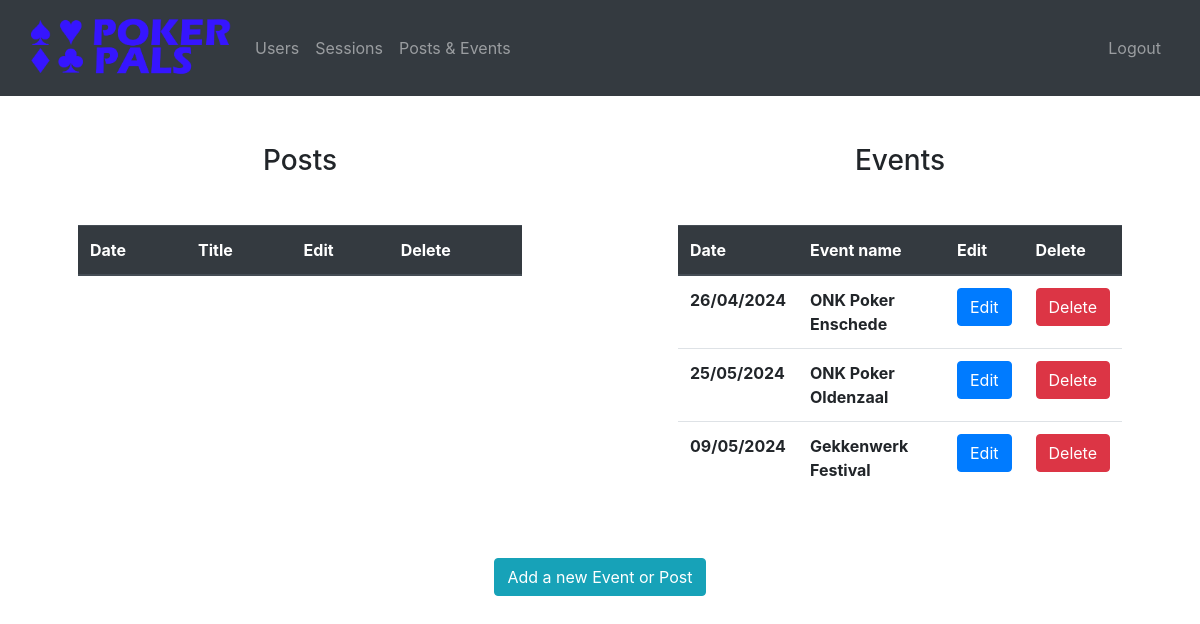
Page /admin/post-events (signed in) on the earlier database version.
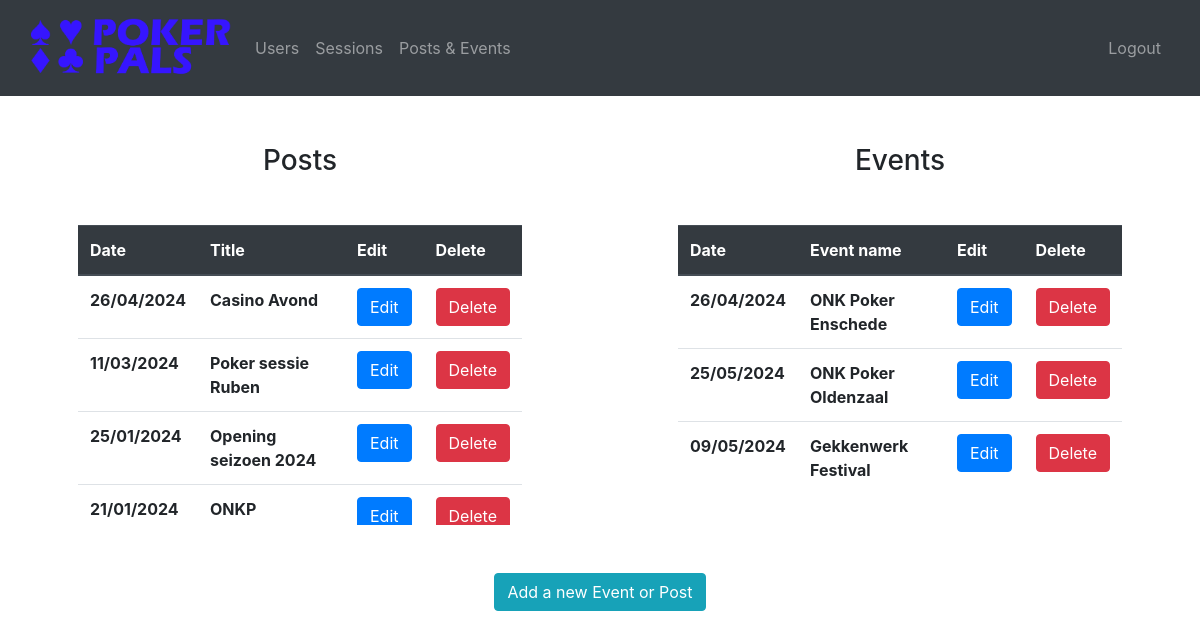
Same page on the later database version.
### website/database/models.py (models this page shows)
class Events(db.Model, UserMixin):
    id = db.Column(db.Integer, primary_key=True)
    name = db.Column(db.String(150), unique=True)
    date = db.Column(db.String(150))

class Post(db.Model):
    id = db.Column(db.Integer, primary_key=True)
    title = db.Column(db.String(300))
    text = db.Column(db.String(10000))
    imgURL = db.Column(db.String(10000))
    date = db.Column(db.String(100))

### website/admin.py (the view)
@admin.route('/post-events', methods=['GET'])
@login_required
def adminPostEvents():
    if current_user.name != "Admin":
        return redirect(url_for('auth.login'))
    return render_template("admin/adminPostEventsOverview.html", user = current_user, post_list = postQueries.getPosts(), event_list = eventQueries.getEventsAdmin())

### website/__init__.py (called while the page is built)
def create_app():
    app = Flask(__name__)
    app.config['SECRET_KEY'] = 'ksjdksajdk17HSSH2ssj88ss'
    app.config['SQLALCHEMY_DATABASE_URI'] = f'sqlite:///{DB_NAME}'
    db.init_app(app)
    from .views import views
    from .auth import auth
    from .admin import admin
    app.register_blueprint(views, url_prefix='/')
    app.register_blueprint(auth, url_prefix='/')
    app.register_blueprint(admin, url_prefix='/admin')
    from .database.models import User, Post
    create_database(app)
    login_manager = LoginManager()
    login_manager.login_view = 'auth.login'
    login_manager.init_app(app)
    @login_manager.user_loader
    def load_user(id):
        return User.query.get(int(id))
    return app

### website/database/eventQueries.py (called while the page is built)
def getEventsAdmin():
    all_events = Events.query.all()
    return all_events

### website/database/postQueries.py (called while the page is built)
def getPosts():
    all_posts = Post.query.order_by(Post.id.desc()).all()
    return all_posts

### website/templates/admin/adminPostEventsOverview.html (shortened to what this page needs)
{% extends "admin/baseAdmin.html"%} {% block title %} Post & Events {% endblock %}
{% block content%}
<div class="row">
    <div class="col m-5">
        <h3 align="center" class="mb-5">Posts</h3>
        <div class="col overflow-auto" style="max-height: 300px;">
            <table class="table">
                <thead class="thead-dark">
                    <tr>
                        <th scope="col">Date</th>
                        <th scope="col">Title</th>
                        <th scope="col">Edit</th>
                        <th scope="col">Delete</th>
                    </tr>
                </thead>
                <tbody>
                    {% for post in post_list%}
                    <tr>
                        <th>{{post.date}}</th>
                        <th>{{post.title}}</th>
                        <td><button
                                onclick="editPost('{{post.id}}', '{{post.title}}', '{{post.date}}', '{{post.text | urlencode}}')"
                                class="btn btn-primary" data-toggle="modal" data-target="#postModal">Edit</button></td>
                        <td><button onclick="startDeletePost('{{post.id}}', '{{post.title}}')" class="btn btn-danger"
                                data-toggle="modal" data-target="#areYouSureModal">Delete</button></td>
                    </tr>
                    {%endfor%}
                </tbody>
            </table>
        </div>
    </div>
    <div class="col m-5">
        <h3 align="center" class="mb-5">Events</h3>
        <div class="col overflow-auto" style="max-height: 300px;">
            <table class="table">
                <thead class="thead-dark">
                    <tr>
                        <th scope="col">Date</th>
                        <th scope="col">Event name</th>
                        <th scope="col">Edit</th>
                        <th scope="col">Delete</th>
                    </tr>
                </thead>
                <tbody>
                    {% for event in event_list%}
                    <tr>
                        <th>{{event.date}}</th>
                        <th>{{event.name}}</th>
                        <td><button onclick="editEvent('{{event.id}}', '{{event.name}}', '{{event.date}}')"
                                class="btn btn-primary" data-toggle="modal" data-target="#eventModal">Edit</button></td>
                        <td><button onclick="startDeleteEvent('{{event.id}}', '{{event.name}}')" class="btn btn-danger"
                                data-toggle="modal" data-target="#areYouSureModal">Delete</button></td>
                    </tr>
                    {%endfor%}
                </tbody>
            </table>
        </div>
    </div>
</div>
<div class="text-center mb-5">
    <button onclick="add()" class="btn btn-info">Add a new Event or Post</button>
</div>
{% endblock %}

### website/templates/admin/baseAdmin.html (shortened to what this page needs)
<!DOCTYPE html>
<html>
<head>
  <link rel="stylesheet" href="https://stackpath.bootstrapcdn.com/bootstrap/4.4.1/css/bootstrap.min.css"
 />
  <link rel="stylesheet" href="https://stackpath.bootstrapcdn.com/font-awesome/4.7.0/css/font-awesome.min.css"
 />
</head>
<body>
  {% if user.is_authenticated %}
  <nav class="navbar navbar-expand-lg navbar-dark bg-dark sticky-top">
    <div class="container-fluid">
      <a class="navbar-brand">
        <img src="{{url_for('static', filename='pictures/logo.png')}}" width="200px">
      </a>
      <div class="collapse navbar-collapse" id="navbarText">
        <ul class="navbar-nav me-auto mb-2 mb-lg-0">
          <li class="nav-item">
            <a class="nav-link" href="/admin/users">Users</a>
          </li>
          <li class="nav-item">
            <a class="nav-link" href="/admin/sessions">Sessions</a>
          </li>
          <li class="nav-item">
            <a class="nav-link" href="/admin/post-events">Posts & Events</a>
          </li>
        </ul>
        <ul class="navbar-nav ml-auto mb-2 mb-lg-0">
          <li class="nav-item">
            <a class="nav-link" onclick="deleteStorage()" href="/logout">Logout</a>
          </li>
        </ul>
      </div>
    </div>
  </nav>
  {% endif %}
  <div class="container-fluid">
    {% block content%}
    {% endblock %}
  </div>
</body>
</html>

Differences in the rows shown:
added Post: date "26/04/2024", title "Casino Avond"
added Post: date "11/03/2024", title "Poker sessie Ruben"
added Post: date "25/01/2024", title "Opening seizoen 2024"
added Post: date "21/01/2024", title "ONKP…"
